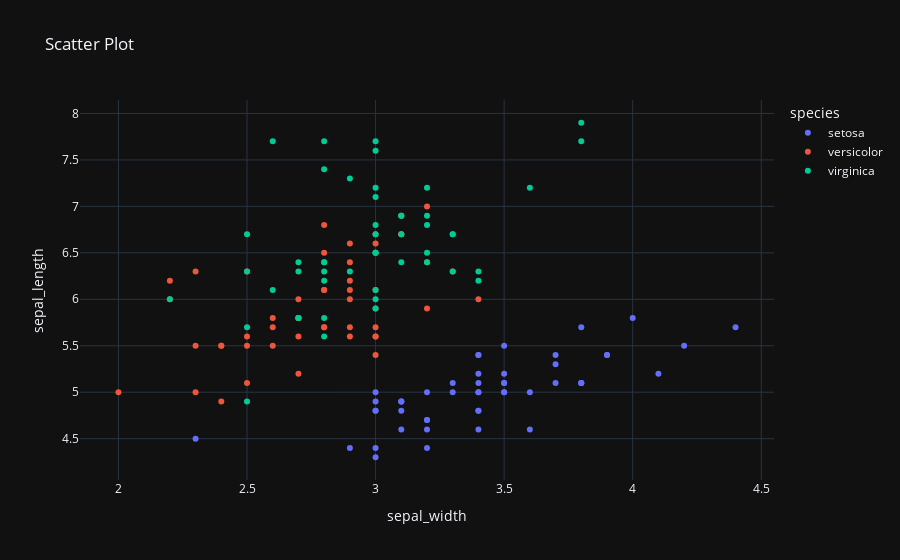

Here is the notebook cell this chart was saved with:
### Code cell
# 1. Scatter Plot
df = px.data.iris()
fig = px.scatter(df, x='sepal_width', y='sepal_length', color='species',
                 hover_data=['species'],title="Scatter Plot",template="plotly_dark")
fig.show()

### Figure 1 — Plotly figure (JSON) as saved in the notebook; plotly's stock layout.template omitted (floating-point values rounded to 4 significant figures)
{"data": [{"customdata": [["setosa"], ["setosa"], ["setosa"], ["setosa"], ["setosa"], ["setosa"], ["setosa"], ["setosa"], ["setosa"], ["setosa"], ["setosa"], ["setosa"], ["setosa"], ["setosa"], ["setosa"], ["setosa"], ["setosa"], ["setosa"], ["setosa"], ["setosa"], ["setosa"], ["setosa"], ["setosa"], ["setosa"], ["setosa"], ["setosa"], ["setosa"], ["setosa"], ["setosa"], ["setosa"], ["setosa"], ["setosa"], ["setosa"], ["setosa"], ["setosa"], ["setosa"], ["setosa"], ["setosa"], ["setosa"], ["setosa"], ["setosa"], ["setosa"], ["setosa"], ["setosa"], ["setosa"], ["setosa"], ["setosa"], ["setosa"], ["setosa"], ["setosa"]], "hovertemplate": "species=%{customdata[0]}<br>sepal_width=%{x}<br>sepal_length=%{y}<extra></extra>", "legendgroup": "setosa", "marker": {"color": "#636efa", "symbol": "circle"}, "mode": "markers", "name": "setosa", "orientation": "v", "showlegend": true, "type": "scatter", "x": [3.5, 3, 3.2, 3.1, 3.6, 3.9, 3.4, 3.4, 2.9, 3.1, 3.7, 3.4, 3, 3, 4, 4.4, 3.9, 3.5, 3.8, 3.8, 3.4, 3.7, 3.6, 3.3, 3.4, 3, 3.4, 3.5, 3.4, 3.2, 3.1, 3.4, 4.1, 4.2, 3.1, 3.2, 3.5, 3.1, 3, 3.4, 3.5, 2.3, 3.2, 3.5, 3.8, 3, 3.8, 3.2, 3.7, 3.3], "xaxis": "x", "y": [5.1, 4.9, 4.7, 4.6, 5, 5.4, 4.6, 5, 4.4, 4.9, 5.4, 4.8, 4.8, 4.3, 5.8, 5.7, 5.4, 5.1, 5.7, 5.1, 5.4, 5.1, 4.6, 5.1, 4.8, 5, 5, 5.2, 5.2, 4.7, 4.8, 5.4, 5.2, 5.5, 4.9, 5, 5.5, 4.9, 4.4, 5.1, 5, 4.5, 4.4, 5, 5.1, 4.8, 5.1, 4.6, 5.3, 5], "yaxis": "y"}, {"customdata": [["versicolor"], ["versicolor"], ["versicolor"], ["versicolor"], ["versicolor"], ["versicolor"], ["versicolor"], ["versicolor"], ["versicolor"], ["versicolor"], ["versicolor"], ["versicolor"], ["versicolor"], ["versicolor"], ["versicolor"], ["versicolor"], ["versicolor"], ["versicolor"], ["versicolor"], ["versicolor"], ["versicolor"], ["versicolor"], ["versicolor"], ["versicolor"], ["versicolor"], ["versicolor"], ["versicolor"], ["versicolor"], ["versicolor"], ["versicolor"], ["versicolor"], ["versicolor"], ["versicolor"], ["versicolor"], ["versicolor"], ["versicolor"], ["versicolor"], ["versicolor"], ["versicolor"], ["versicolor"], ["versicolor"], ["versicolor"], ["versicolor"], ["versicolor"], ["versicolor"], ["versicolor"], ["versicolor"], ["versicolor"], ["versicolor"], ["versicolor"]], "hovertemplate": "species=%{customdata[0]}<br>sepal_width=%{x}<br>sepal_length=%{y}<extra></extra>", "legendgroup": "versicolor", "marker": {"color": "#EF553B", "symbol": "circle"}, "mode": "markers", "name": "versicolor", "orientation": "v", "showlegend": true, "type": "scatter", "x": [3.2, 3.2, 3.1, 2.3, 2.8, 2.8, 3.3, 2.4, 2.9, 2.7, 2, 3, 2.2, 2.9, 2.9, 3.1, 3, 2.7, 2.2, 2.5, 3.2, 2.8, 2.5, 2.8, 2.9, 3, 2.8, 3, 2.9, 2.6, 2.4, 2.4, 2.7, 2.7, 3, 3.4, 3.1, 2.3, 3, 2.5, 2.6, 3, 2.6, 2.3, 2.7, 3, 2.9, 2.9, 2.5, 2.8], "xaxis": "x", "y": [7, 6.4, 6.9, 5.5, 6.5, 5.7, 6.3, 4.9, 6.6, 5.2, 5, 5.9, 6, 6.1, 5.6, 6.7, 5.6, 5.8, 6.2, 5.6, 5.9, 6.1, 6.3, 6.1, 6.4, 6.6, 6.8, 6.7, 6, 5.7, 5.5, 5.5, 5.8, 6, 5.4, 6, 6.7, 6.3, 5.6, 5.5, 5.5, 6.1, 5.8, 5, 5.6, 5.7, 5.7, 6.2, 5.1, 5.7], "yaxis": "y"}, {"customdata": [["virginica"], ["virginica"], ["virginica"], ["virginica"], ["virginica"], ["virginica"], ["virginica"], ["virginica"], ["virginica"], ["virginica"], ["virginica"], ["virginica"], ["virginica"], ["virginica"], ["virginica"], ["virginica"], ["virginica"], ["virginica"], ["virginica"], ["virginica"], ["virginica"], ["virginica"], ["virginica"], ["virginica"], ["virginica"], ["virginica"], ["virginica"], ["virginica"], ["virginica"], ["virginica"], ["virginica"], ["virginica"], ["virginica"], ["virginica"], ["virginica"], ["virginica"], ["virginica"], ["virginica"], ["virginica"], ["virginica"], ["virginica"], ["virginica"], ["virginica"], ["virginica"], ["virginica"], ["virginica"], ["virginica"], ["virginica"], ["virginica"], ["virginica"]], "hovertemplate": "species=%{customdata[0]}<br>sepal_width=%{x}<br>sepal_length=%{y}<extra></extra>", "legendgroup": "virginica", "marker": {"color": "#00cc96", "symbol": "circle"}, "mode": "markers", "name": "virginica", "orientation": "v", "showlegend": true, "type": "scatter", "x": [3.3, 2.7, 3, 2.9, 3, 3, 2.5, 2.9, 2.5, 3.6, 3.2, 2.7, 3, 2.5, 2.8, 3.2, 3, 3.8, 2.6, 2.2, 3.2, 2.8, 2.8, 2.7, 3.3, 3.2, 2.8, 3, 2.8, 3, 2.8, 3.8, 2.8, 2.8, 2.6, 3, 3.4, 3.1, 3, 3.1, 3.1, 3.1, 2.7, 3.2, 3.3, 3, 2.5, 3, 3.4, 3], "xaxis": "x", "y": [6.3, 5.8, 7.1, 6.3, 6.5, 7.6, 4.9, 7.3, 6.7, 7.2, 6.5, 6.4, 6.8, 5.7, 5.8, 6.4, 6.5, 7.7, 7.7, 6, 6.9, 5.6, 7.7, 6.3, 6.7, 7.2, 6.2, 6.1, 6.4, 7.2, 7.4, 7.9, 6.4, 6.3, 6.1, 7.7, 6.3, 6.4, 6, 6.9, 6.7, 6.9, 5.8, 6.8, 6.7, 6.7, 6.3, 6.5, 6.2, 5.9], "yaxis": "y"}], "layout": {"legend": {"title": {"text": "species"}, "tracegroupgap": 0}, "title": {"text": "Scatter Plot"}, "xaxis": {"anchor": "y", "domain": [0, 1], "title": {"text": "sepal_width"}}, "yaxis": {"anchor": "x", "domain": [0, 1], "title": {"text": "sepal_length"}}}}
